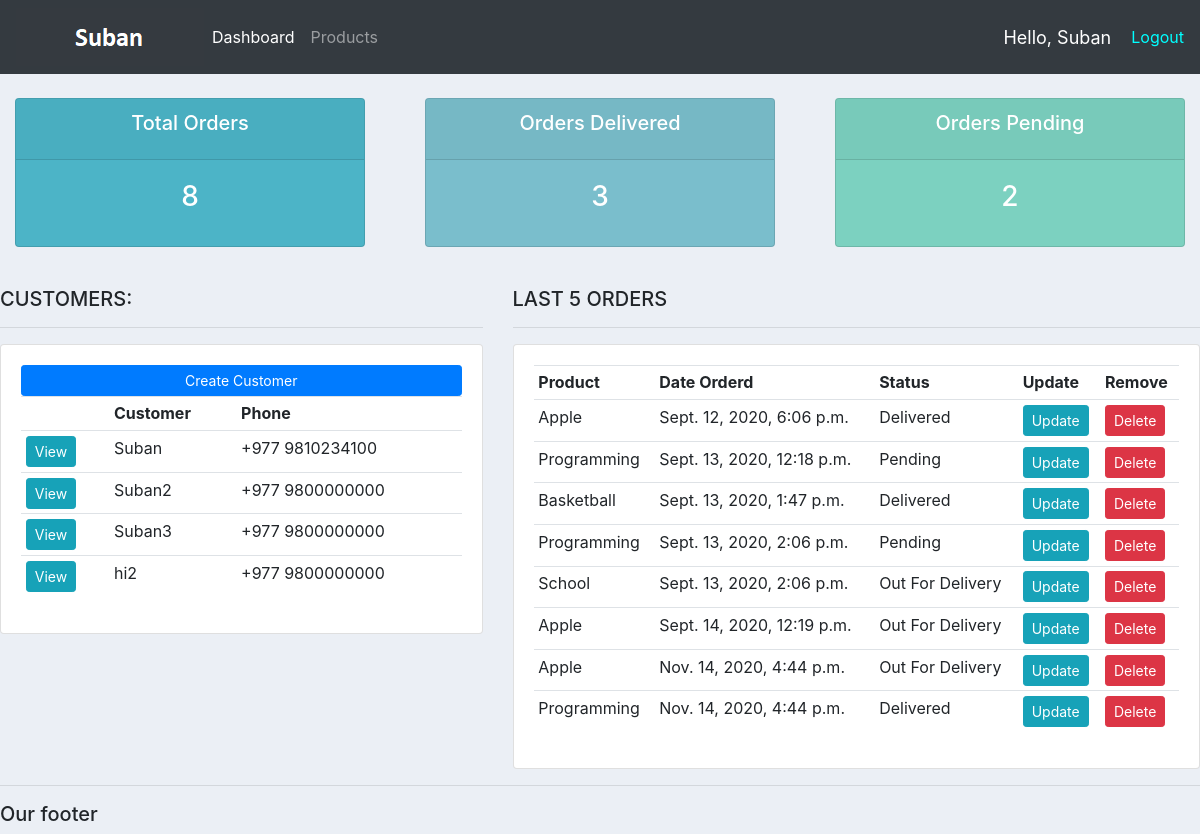
The app's page / (signed in) with its own data.
### accounts/models.py (models this page shows, shortened)
class Customer(models.Model):
    user = models.OneToOneField(User, null=True, blank=True, on_delete=models.CASCADE)
    name = models.CharField(max_length=50, null=True)
    phone = models.CharField(max_length=50, null=True)
    email = models.CharField(max_length=50, null=True)
    date_created = models.DateTimeField(auto_now_add=True)
    profile_pic = models.ImageField(default="profile1.png", null=True, blank=True)

class Order(models.Model):
    STATUS = (
        ('Pending', 'Pending'),
        ('Out For Delivery', 'Out For Delivery'),
        ('Delivered', 'Delivered')
    )
    customer = models.ForeignKey(Customer, null=True, on_delete= models.SET_NULL)
    product = models.ForeignKey(Product, null=True, on_delete= models.SET_NULL)
    date_created = models.DateTimeField(auto_now_add=True)
    status = models.CharField(max_length=50, null=True, choices=STATUS)

class Product(models.Model):
    CATEGORY = (
        ('Indoor', 'Indoor'),
        ('Out Door', 'Out Door')
    )
    name = models.CharField(max_length=50, null=True)
    price = models.FloatField(null=True)
    category = models.CharField(max_length=50, null=True, choices=CATEGORY)
    description = models.CharField(max_length=50, null=True, blank=True)
    date_created = models.DateTimeField(auto_now_add=True)
    tags = models.ManyToManyField(Tag)
    def __str__(self):
        return self.name

### accounts/decorators.py (the view)
    def wrapper_func(request, *args, **kwargs):
        group = None
        if request.user.groups.exists():
            group = request.user.groups.all()[0].name
        if group == 'customer':
            return redirect('user-page')
        if group == 'admin':
            return view_func(request, *args, **kwargs)

### accounts/views.py (called while the page is built)
@login_required(login_url='login')
@admin_only
def home(request):
    orders = Order.objects.all()
    customers = Customer.objects.all()
    total_orders = orders.count()
    total_customers = customers.count()
    delivered = orders.filter(status='Delivered').count()
    pending = orders.filter(status='Pending').count()
    context = {
        'orders': orders,
        'customers': customers,
        'total_orders': total_orders,
        'total_customers': total_customers,
        'delivered': delivered,
        'pending': pending
    }
    return render(request, "accounts/dashboard.html", context)

### accounts/templates/accounts/dashboard.html
{% extends 'accounts/main.html' %}
{% block content %}
{%  include 'accounts/status.html' %}
<br>
<div class="row">
	<div class="col-md-5">
		<h5>CUSTOMERS:</h5>
		<hr>
		<div class="card card-body">
			<a class="btn btn-primary  btn-sm btn-block" href="">Create Customer</a>
			<table class="table table-sm">
				<tr>
					<th></th>
					<th>Customer</th>
					<th>Phone</th>
				</tr>
				{% for customer in customers %}
				<tr>
					<td><a class="btn btn-sm btn-info" href="{% url 'customer' customer.id %}">View</a></td>
					<td>{{customer.name}}</td>
					<td>{{customer.phone}}</td>
				</tr>
				{% endfor %}
			</table>
		</div>
	</div>
	<div class="col-md-7">
		<h5>LAST 5 ORDERS</h5>
		<hr>
		<div class="card card-body">
			<table class="table table-sm">
				<tr>
					<th>Product</th>
					<th>Date Orderd</th>
					<th>Status</th>
					<th>Update</th>
					<th>Remove</th>
				</tr>
				{% for order in orders %}
				<tr>
					<td>{{order.product}}</td>
					<td>{{order.date_created}}</td>
					<td>{{order.status}}</td>
					<td><a class="btn btn-sm btn-info" href="{% url 'update_order' order.id %}">Update</a></td>
					<td><a class="btn btn-sm btn-danger" href="{% url 'delete_order' order.id %}">Delete</a></td>
				</tr>
				{% endfor %}
			</table>
		</div>
	</div>
</div>
{% endblock content %}

### accounts/templates/accounts/main.html (shortened to what this page needs)
{% load static %}
<!DOCTYPE html>
<html lang="en">
<head>
    <link rel="stylesheet" href="https://stackpath.bootstrapcdn.com/bootstrap/4.5.2/css/bootstrap.min.css"
>
    <link rel="stylesheet" href="{% static '/css/main.css' %}">
</head>
<body>
    {% include "accounts/navbar.html" %}
    {% block content %}
    {% endblock %}
    <hr>
    <footer>
        <h5>Our footer</h5>
    </footer>
</body>
</html>

### accounts/templates/accounts/navbar.html (shortened to what this page needs)
{% load static %}
<nav class="navbar navbar-expand-lg navbar-dark bg-dark">
    <img src="{% static 'images/logo.png' %}" alt="">
    <div class="collapse navbar-collapse" id="navbarNav">
      <ul class="navbar-nav">
        {% if request.user.is_staff %}
        <li class="nav-item active">
          <a class="nav-link" href="{% url 'home' %}">Dashboard</a>
        </li>
        <li class="nav-item">
          <a class="nav-link" href="{% url 'products' %}">Products</a>
        </li>
        {% else %}
        <li class="nav-item">
        <a class="nav-link" href={% url 'account' %}>Settings</a>
        </li>
        {% endif %}
      </ul>
    </div>
    <span class="hello-msg">Hello, {{request.user}}</span>
    <span><a class="logout-btn" href="{% url 'logout' %}">Logout</a></span>
  </nav>

### accounts/templates/accounts/status.html
<br>
<div class="row">
	<div class="col">
		<div class="col-md">
			<div class="card text-center text-white  mb-3" id="total-orders">
			  	<div class="card-header">
			  		<h5 class="card-title">Total Orders</h5>
			  	</div>
			  	<div class="card-body">
			    	<h3 class="card-title">{{total_orders}}</h3>
			  	</div>
			</div>
		</div>
	</div>
	<div class="col">
		<div class="col-md">
			<div class="card text-center text-white  mb-3" id="orders-delivered">
			  	<div class="card-header">
			  		<h5 class="card-title">Orders Delivered</h5>
			  	</div>
			  	<div class="card-body">
			    	<h3 class="card-title">{{delivered}}</h3>
			  	</div>
			</div>
		</div>
	</div>
	<div class="col">
		<div class="col-md">
			<div class="card text-center text-white  mb-3" id="orders-pending">
			  	<div class="card-header">
			  		<h5 class="card-title">Orders Pending</h5>
			  	</div>
			  	<div class="card-body">
			    	<h3 class="card-title">{{pending}}</h3>
			  	</div>
			</div>
		</div>
	</div>
</div>

### static/css/main.css (style rules this page uses)
body { background-color: #ebeff5; }
#total-orders { background-color: #4cb4c7; }
#orders-delivered { background-color: #7abecc; }
#orders-pending { background-color: #7CD1C0; }

### accounts/templates/accounts/navbar.html (style rules this page uses)
.hello-msg { color: white; font-size: 18px; margin-right: 20px; }
.logout-btn { text-decoration:none; color:cyan; }

### records on screen
Customer: name "Suban", phone "+977 9810234100"
Customer: name "Suban2", phone "+977 9800000000"
Customer: name "Suban3", phone "+977 9800000000"
Customer: name "hi2", phone "+977 9800000000"
Order: product "Apple", date_created "Sept. 12, 2020, 6:06 p.m.", status "Delivered"
Order: product "Programming", date_created "Sept. 13, 2020, 12:18 p.m.", status "Pending"
Order: product "Basketball", date_created "Sept. 13, 2020, 1:47 p.m.", status "Delivered"
Order: product "Programming", date_created "Sept. 13, 2020, 2:06 p.m.", status "Pending"
Order: product "School", date_created "Sept. 13, 2020, 2:06 p.m.", status "Out For Delivery"
Order: product "Apple", date_created "Sept. 14, 2020, 12:19 p.m.", status "Out For Delivery"
Order: product "Apple", date_created "Nov. 14, 2020, 4:44 p.m.", status "Out For Delivery"
Order: product "Programming", date_created "Nov. 14, 2020, 4:44 p.m.", status "Delivered"

### other values on screen
{{ request.user }} "Suban"
{{ total_orders }} "8"
{{ delivered }} "3"
{{ pending }} "2"
